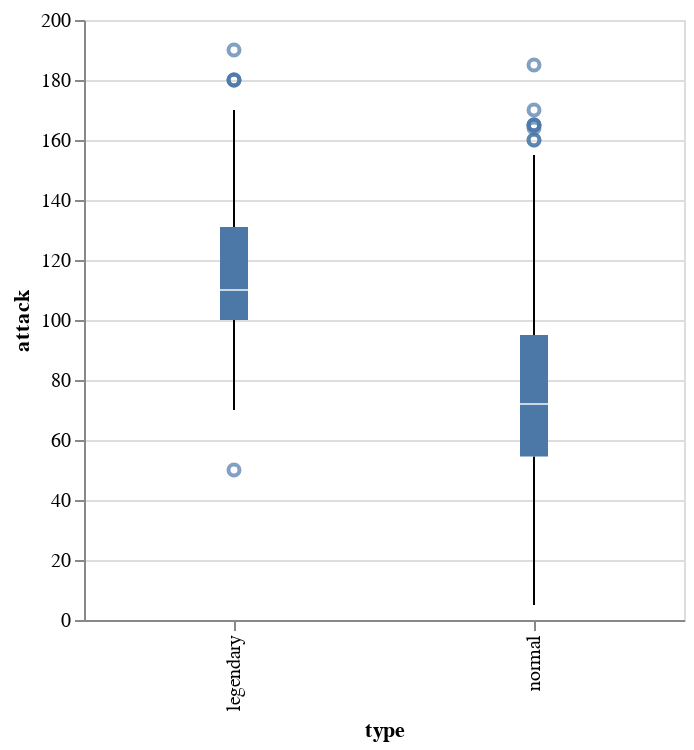

Notebook code for this chart:
### Markdown cell above
## Attack: the base modifier for normal attacks (eg. Scratch, Punch)

### Code cell
alt.Chart(df).mark_boxplot().encode(
    x = 'type',
    y = 'attack'
).properties(
    width = 300, 
    height = 300
)

### Figure 1 — Vega-Lite specification as saved in the notebook (floating-point values rounded to 4 significant figures; data arrays with more than 128 entries replaced by an {"elided": "..."} marker saying what was removed)
{"config": {"view": {"continuousWidth": 400, "continuousHeight": 300}}, "data": {"name": "data-dd842a2e65fb00677ccad273706ccf14"}, "mark": "boxplot", "encoding": {"x": {"type": "nominal", "field": "type"}, "y": {"type": "quantitative", "field": "attack"}}, "height": 300, "width": 300, "$schema": "https://vega.github.io/schema/vega-lite/v4.8.1.json", "datasets": {"data-dd842a2e65fb00677ccad273706ccf14": {"elided": "800 records"}}}
